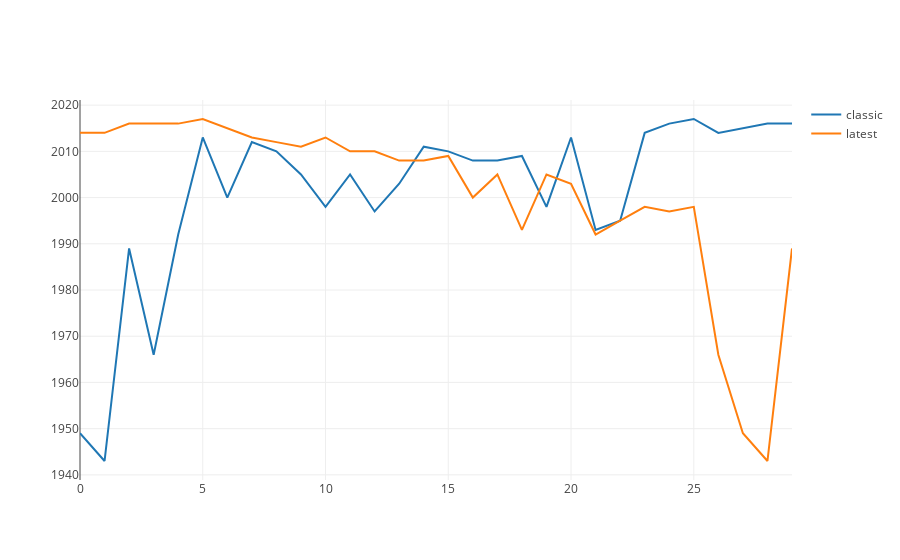

Here is the notebook cell this chart was saved with:
### Markdown cell above
### Ben Affleck vs Adam West
If we search for `batman`, how do the results compare?  Since the `classic` model prefered old movies it has old movies in the top position, and the opposite is true for the `latest` model.  To continue learning LTR, brainstorm more features and generate some real judgments for real queries.

### Code cell
from ltr.release_date_plot import plot
plot(client)

### Figure 1 — Plotly figure (JSON) as saved in the notebook; plotly's stock layout.template omitted (floating-point values rounded to 4 significant figures)
{"data": [{"mode": "lines", "name": "classic", "type": "scatter", "uid": "084bc321-3dd4-4d34-b3c1-d558eec7137b", "x": [0, 1, 2, 3, 4, 5, 6, 7, 8, 9, 10, 11, 12, 13, 14, 15, 16, 17, 18, 19, 20, 21, 22, 23, 24, 25, 26, 27, 28, 29], "y": ["1949", "1943", "1989", "1966", "1992", "2013", "2000", "2012", "2010", "2005", "1998", "2005", "1997", "2003", "2011", "2010", "2008", "2008", "2009", "1998", "2013", "1993", "1995", "2014", "2016", "2017", "2014", "2015", "2016", "2016"]}, {"mode": "lines", "name": "latest", "type": "scatter", "uid": "8bd6d0e3-86c6-43a9-b1f0-da3336cdb874", "x": [0, 1, 2, 3, 4, 5, 6, 7, 8, 9, 10, 11, 12, 13, 14, 15, 16, 17, 18, 19, 20, 21, 22, 23, 24, 25, 26, 27, 28, 29], "y": ["2014", "2014", "2016", "2016", "2016", "2017", "2015", "2013", "2012", "2011", "2013", "2010", "2010", "2008", "2008", "2009", "2000", "2005", "1993", "2005", "2003", "1992", "1995", "1998", "1997", "1998", "1966", "1949", "1943", "1989"]}], "layout": {}}
